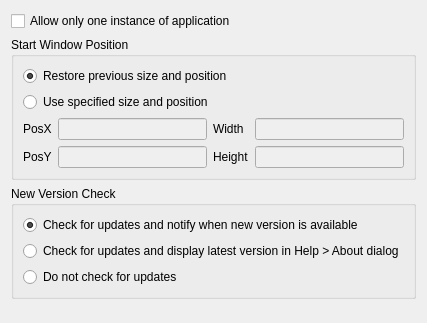
<?xml version="1.0" encoding="UTF-8"?>
<ui version="4.0">
 <class>UIComPrefGeneral</class>
 <widget class="QWidget" name="UIComPrefGeneral">
  <property name="geometry">
   <rect>
    <x>0</x>
    <y>0</y>
    <width>426</width>
    <height>323</height>
   </rect>
  </property>
  <property name="windowTitle">
   <string>Form</string>
  </property>
  <layout class="QVBoxLayout" name="verticalLayout_2">
   <item>
    <widget class="QCheckBox" name="m_pqchSingleInstanceOnly">
     <property name="text">
      <string>Allow only one instance of application</string>
     </property>
    </widget>
   </item>
   <item>
    <widget class="QGroupBox" name="groupBox">
     <property name="sizePolicy">
      <sizepolicy hsizetype="Expanding" vsizetype="Fixed">
       <horstretch>0</horstretch>
       <verstretch>0</verstretch>
      </sizepolicy>
     </property>
     <property name="maximumSize">
      <size>
       <width>16777215</width>
       <height>16777215</height>
      </size>
     </property>
     <property name="title">
      <string>Start Window Position</string>
     </property>
     <layout class="QVBoxLayout" name="verticalLayout_6">
      <item>
       <widget class="QRadioButton" name="m_pqrbWindowPositionRestoreLast">
        <property name="text">
         <string>Restore previous size and position</string>
        </property>
        <property name="checked">
         <bool>true</bool>
        </property>
       </widget>
      </item>
      <item>
       <widget class="QRadioButton" name="m_pqrbWindowPositionUseSpecified">
        <property name="text">
         <string>Use specified size and position</string>
        </property>
       </widget>
      </item>
      <item>
       <layout class="QHBoxLayout" name="m_pqhblWinPosition">
        <item>
         <layout class="QVBoxLayout" name="m_pqvblWinPosLables">
          <item>
           <widget class="QLabel" name="label">
            <property name="text">
             <string>PosX</string>
            </property>
           </widget>
          </item>
          <item>
           <widget class="QLabel" name="label_2">
            <property name="text">
             <string>PosY</string>
            </property>
           </widget>
          </item>
         </layout>
        </item>
        <item>
         <layout class="QVBoxLayout" name="m_pqvblWinPosBoxes">
          <item>
           <widget class="QLineEdit" name="m_pqleWindowPositionX">
            <property name="enabled">
             <bool>false</bool>
            </property>
           </widget>
          </item>
          <item>
           <widget class="QLineEdit" name="m_pqleWindowPositionY">
            <property name="enabled">
             <bool>false</bool>
            </property>
           </widget>
          </item>
         </layout>
        </item>
        <item>
         <layout class="QVBoxLayout" name="m_pqvblWinSizeLables">
          <item>
           <widget class="QLabel" name="label_3">
            <property name="text">
             <string>Width</string>
            </property>
           </widget>
          </item>
          <item>
           <widget class="QLabel" name="label_4">
            <property name="text">
             <string>Height</string>
            </property>
           </widget>
          </item>
         </layout>
        </item>
        <item>
         <layout class="QVBoxLayout" name="m_pqvblWinSizeBoxes">
          <item>
           <widget class="QLineEdit" name="m_pqleWindowPositionWidth">
            <property name="enabled">
             <bool>false</bool>
            </property>
           </widget>
          </item>
          <item>
           <widget class="QLineEdit" name="m_pqleWindowPositionHeight">
            <property name="enabled">
             <bool>false</bool>
            </property>
           </widget>
          </item>
         </layout>
        </item>
       </layout>
      </item>
     </layout>
    </widget>
   </item>
   <item>
    <widget class="QGroupBox" name="groupBox_2">
     <property name="title">
      <string>New Version Check</string>
     </property>
     <layout class="QVBoxLayout" name="verticalLayout">
      <item>
       <widget class="QRadioButton" name="m_pqrbUpdatesCheckAndNotify">
        <property name="text">
         <string>Check for updates and notify when new version is available</string>
        </property>
        <property name="checked">
         <bool>true</bool>
        </property>
       </widget>
      </item>
      <item>
       <widget class="QRadioButton" name="m_pqrbUpdatesCheckOnly">
        <property name="text">
         <string>Check for updates and display latest version in Help &gt; About dialog</string>
        </property>
        <property name="checked">
         <bool>false</bool>
        </property>
       </widget>
      </item>
      <item>
       <widget class="QRadioButton" name="m_pqrbUpdatesDoNotCheck">
        <property name="text">
         <string>Do not check for updates</string>
        </property>
       </widget>
      </item>
     </layout>
    </widget>
   </item>
   <item>
    <spacer name="verticalSpacer">
     <property name="orientation">
      <enum>Qt::Vertical</enum>
     </property>
     <property name="sizeHint" stdset="0">
      <size>
       <width>20</width>
       <height>14</height>
      </size>
     </property>
    </spacer>
   </item>
  </layout>
 </widget>
 <tabstops>
  <tabstop>m_pqchSingleInstanceOnly</tabstop>
  <tabstop>m_pqrbWindowPositionRestoreLast</tabstop>
  <tabstop>m_pqrbWindowPositionUseSpecified</tabstop>
  <tabstop>m_pqleWindowPositionX</tabstop>
  <tabstop>m_pqleWindowPositionY</tabstop>
  <tabstop>m_pqleWindowPositionWidth</tabstop>
  <tabstop>m_pqleWindowPositionHeight</tabstop>
  <tabstop>m_pqrbUpdatesCheckAndNotify</tabstop>
  <tabstop>m_pqrbUpdatesCheckOnly</tabstop>
  <tabstop>m_pqrbUpdatesDoNotCheck</tabstop>
 </tabstops>
 <resources/>
 <connections>
  <connection>
   <sender>m_pqrbWindowPositionUseSpecified</sender>
   <signal>toggled(bool)</signal>
   <receiver>m_pqleWindowPositionX</receiver>
   <slot>setEnabled(bool)</slot>
   <hints>
    <hint type="sourcelabel">
     <x>406</x>
     <y>116</y>
    </hint>
    <hint type="destinationlabel">
     <x>193</x>
     <y>150</y>
    </hint>
   </hints>
  </connection>
  <connection>
   <sender>m_pqrbWindowPositionUseSpecified</sender>
   <signal>toggled(bool)</signal>
   <receiver>m_pqleWindowPositionY</receiver>
   <slot>setEnabled(bool)</slot>
   <hints>
    <hint type="sourcelabel">
     <x>406</x>
     <y>119</y>
    </hint>
    <hint type="destinationlabel">
     <x>198</x>
     <y>175</y>
    </hint>
   </hints>
  </connection>
  <connection>
   <sender>m_pqrbWindowPositionUseSpecified</sender>
   <signal>toggled(bool)</signal>
   <receiver>m_pqleWindowPositionWidth</receiver>
   <slot>setEnabled(bool)</slot>
   <hints>
    <hint type="sourcelabel">
     <x>406</x>
     <y>117</y>
    </hint>
    <hint type="destinationlabel">
     <x>393</x>
     <y>150</y>
    </hint>
   </hints>
  </connection>
  <connection>
   <sender>m_pqrbWindowPositionUseSpecified</sender>
   <signal>toggled(bool)</signal>
   <receiver>m_pqleWindowPositionHeight</receiver>
   <slot>setEnabled(bool)</slot>
   <hints>
    <hint type="sourcelabel">
     <x>406</x>
     <y>114</y>
    </hint>
    <hint type="destinationlabel">
     <x>400</x>
     <y>176</y>
    </hint>
   </hints>
  </connection>
  <connection>
   <sender>m_pqrbWindowPositionUseSpecified</sender>
   <signal>toggled(bool)</signal>
   <receiver>m_pqleWindowPositionX</receiver>
   <slot>setFocus()</slot>
   <hints>
    <hint type="sourcelabel">
     <x>404</x>
     <y>118</y>
    </hint>
    <hint type="destinationlabel">
     <x>202</x>
     <y>132</y>
    </hint>
   </hints>
  </connection>
 </connections>
</ui>
